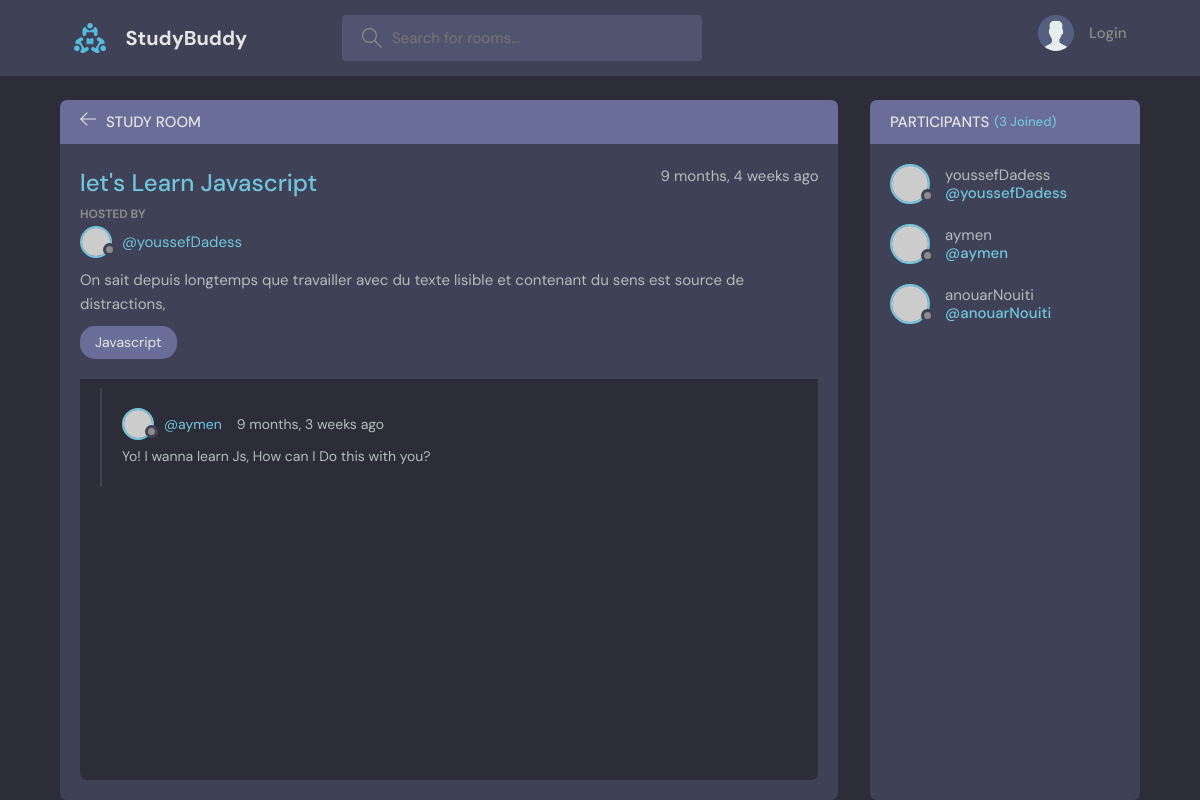
Page /room/2/ on the committed database.
### base/models.py (models this page shows, shortened)
class Room(models.Model):
    host =  models.ForeignKey(User, on_delete=models.SET_NULL, null=True)
    topic = models.ForeignKey(Topic, on_delete=models.SET_NULL, null=True)
    name = models.CharField(max_length=200)
    description = models.TextField(null=True, blank=True)
    participants = models.ManyToManyField(User, related_name='participants', blank=True)
    updated = models.DateTimeField(auto_now=True)
    created = models.DateTimeField(auto_now_add=True)
    class Meta:
        ordering = ['-updated', '-created']

class Topic(models.Model):
    name = models.CharField(max_length=200)
    def __str__(self):
        return self.name

class Message(models.Model):
    user = models.ForeignKey(User, on_delete=models.CASCADE)
    room = models.ForeignKey(Room, on_delete=models.CASCADE)
    body = models.TextField()
    updated = models.DateTimeField(auto_now=True)
    created = models.DateTimeField(auto_now_add=True)
    class Meta:
        ordering = ['-updated', '-created']

### base/views.py (the view, shortened to what this page needs)
# urls.py: path('room/<str:pk>/', views.room, name="room"),
def room(request, pk):
    room = Room.objects.get(id=pk)
    room_messages = room.message_set.all()
    participants = room.participants.all()
    context = {'room':room, 'room_messages':room_messages, 'participants':participants}
    return render(request, 'base/room.html', context)

### base/templates/base/room.html (shortened to what this page needs)
{% extends 'main.html' %}
{% block content %}
    <main class="profile-page layout layout--2">
      <div class="container">
        <div class="room">
          <div class="room__top">
            <div class="room__topLeft">
              <a href="{% url 'home' %}">
                <svg version="1.1" xmlns="http://www.w3.org/2000/svg" width="32" height="32" viewBox="0 0 32 32">
                  <title>arrow-left</title>
                  <path
                    d="M13.723 2.286l-13.723 13.714 13.719 13.714 1.616-1.611-10.96-10.96h27.625v-2.286h-27.625l10.965-10.965-1.616-1.607z"
                  ></path>
                </svg>
              </a>
              <h3>Study Room</h3>
            </div>
          </div>
          <div class="room__box scroll">
            <div class="room__header scroll">
              <div class="room__info">
                <h3>{{room.name}}</h3>
                <span>{{room.created|timesince}} ago</span>
              </div>
              <div class="room__hosted">
                <p>Hosted By</p>
                <a href="{% url 'user-profile' room.host.id %}" class="room__author">
                  <div class="avatar avatar--small">
                    <img src="https://randomuser.me/api/portraits/men/37.jpg" />
                  </div>
                  <span>@{{room.host.username}}</span>
                </a>
              </div>
              <div class="room__details">
                  {{room.description}}
              </div>
              <span class="room__topics">{{room.topic}}</span>
            </div>
            <div class="room__conversation">
              <div class="threads scroll">
                {% for message in room_messages %}
                <div class="thread">
                  <div class="thread__top">
                    <div class="thread__author">
                      <a href="{% url 'user-profile' message.user.id %}" class="thread__authorInfo">
                        <div class="avatar avatar--small">
                          <img src="https://randomuser.me/api/portraits/men/37.jpg" />
                        </div>
                        <span>@{{message.user.username}}</span>
                      </a>
                      <span class="thread__date">{{message.created|timesince}} ago</span>
                    </div>
                  </div>
                  <div class="thread__details">
                    {{message.body}}
                  </div>
                </div>
                {% endfor %}
              </div>
            </div>
          </div>
        </div>
        <div class="participants">
          <h3 class="participants__top">Participants <span>({{participants.count}} Joined)</span></h3>
          <div class="participants__list scroll">
            {% for user in participants %}
            <a href="profile.html" class="participant">
              <div class="avatar avatar--medium">
                <img src="https://randomuser.me/api/portraits/men/37.jpg" />
              </div>
              <p>
                {{user.username}}
                <span>@{{user.username}}</span>
              </p>
            </a>
            {% endfor %}
          </div>
        </div>
      </div>
    </main>
{% endblock content %}

### rows in the picture
Room: name "let's Learn Javascript", created "9 months, 4 weeks", host.username "youssefDadess", description "On sait depuis longtemps que travailler avec du texte lisible et contenant du sens est source de distractions,", topic "Javascript"
Message: user.username "aymen", created "9 months, 3 weeks", body "Yo! I wanna learn Js, How can I Do this with you?"

### other values in the picture
{{ participants.count }} "3"
{{ user.username }} "youssefDadess"
{{ user.username }} "aymen"
{{ user.username }} "anouarNouiti"
